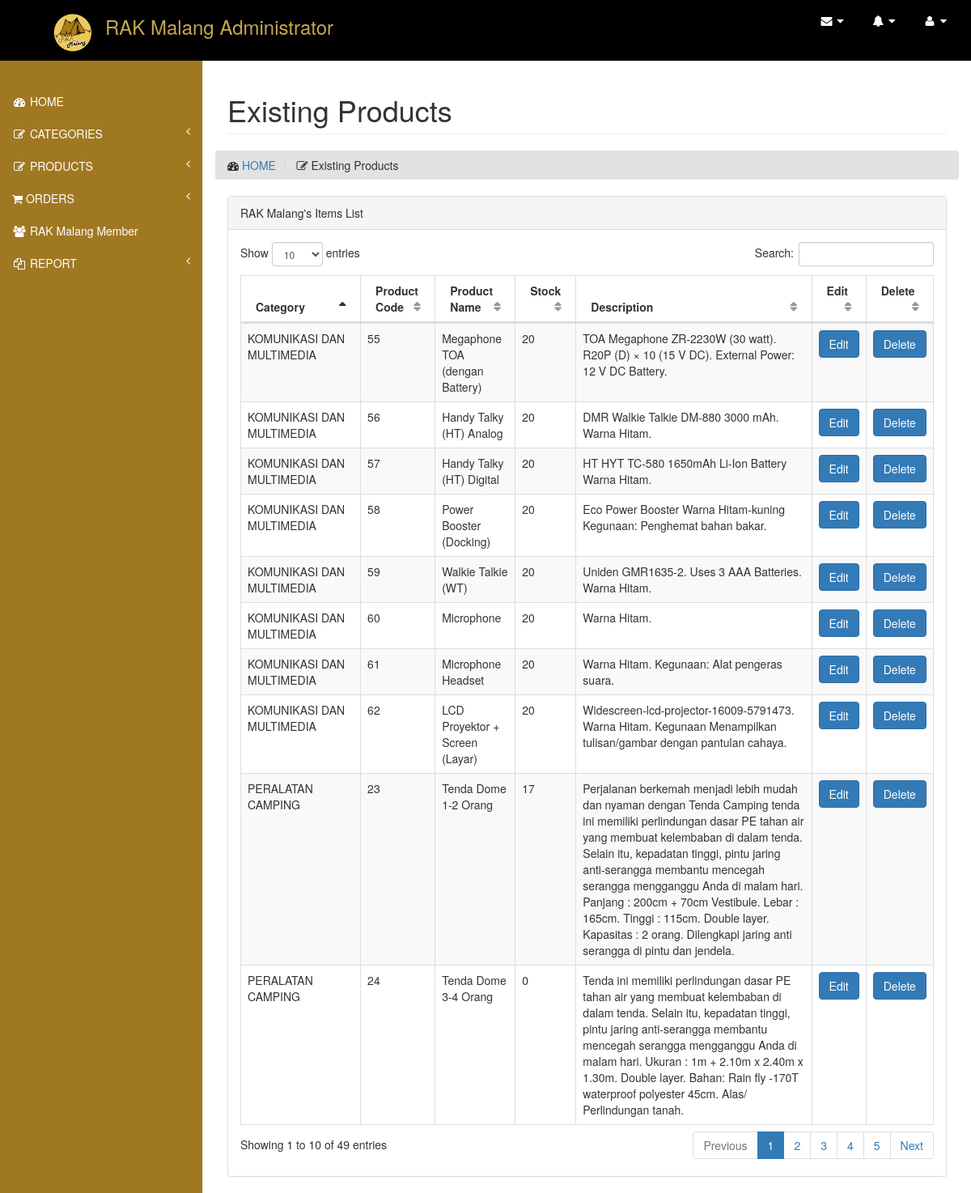
The page /index.php/productcontroll/existing_product on the database its author committed.
### tables this page shows
CREATE TABLE IF NOT EXISTS `product` (
  `id_product` int(11) NOT NULL,
  `id_kategori` int(11) DEFAULT NULL,
  `nama_product` varchar(255) DEFAULT NULL,
  `gambar` varchar(255) DEFAULT NULL,
  `harga_sewa` double DEFAULT NULL,
  `stok` int(11) DEFAULT NULL,
  `deskripsi` varchar(555) DEFAULT NULL
);

CREATE TABLE IF NOT EXISTS `kategori` (
  `id_kategori` int(11) NOT NULL,
  `nama_kategori` varchar(255) DEFAULT NULL,
  `deskripsi` varchar(300) DEFAULT NULL
);

### application/controllers/productcontroll.php (called while the page is built, shortened)
<?php
class productcontroll extends CI_Controller {
 public function __construct(){
		$this->load->model('ProductModel');
		$this->load->library('cart');
		$this->load->library('upload');
		$this->load->library('image_lib');
	}
 function existing_product(){
 		$data['product']= $this->ProductModel->getProductList();
 		$this->load->view('head-admin');
		$this->load->view('navbar-admin');
		$this->load->view('existing_product', $data);
		$this->load->view('js-admin');
 }
}

### index.php (called while the page is built, shortened)
<?php
require_once BASEPATH.'core/CodeIgniter.php';

### application/models/productModel.php (called while the page is built, shortened)
<?php
class ProductModel extends CI_Model{
	public function getProductList(){
		$query= $this->db->query("SELECT product.id_product, product.nama_product, kategori.nama_kategori, product.gambar, product.harga_sewa, product.stok, product.deskripsi
  		FROM product INNER JOIN kategori ON kategori.id_kategori= product.id_kategori;");
		return $query;
	}
}

### application/views/existing_product.php (the view, shortened to what this page needs)
<div id="page-wrapper">
            <div class="row">
            <div class="col-lg-12">
                <h1 class="page-header">Existing Products</h1>
            </div>
                <ol class="breadcrumb">
                     <li>
                            <i class="fa fa-dashboard"></i>  <a href="index.html">HOME</a>
                     </li>
                     <li>
                            <i class="fa fa-edit"></i> Existing Products
                     </li>
                 </ol>
            </div>
            <div class="row">
                <div class="col-lg-12">
                    <div class="panel panel-default">
                        <div class="panel-heading">
                            RAK Malang's Items List
                        </div>
                        <div class="panel-body">
                            <div class="dataTable_wrapper">
                                <table class="table table-striped table-bordered table-hover" id="dataTables-example">
                                    <thead>
                                        <tr>
                                            <th>Category</th>
                                            <th>Product Code</th>
                                            <th>Product Name</th>
                                            <th>Stock</th>
                                            <th>Description</th>
                                            <th>Edit</th>
                                            <th>Delete</th>
                                        </tr>
                                    </thead>
                                    <tbody>
                                        <?php foreach ($product->result() as $row) {
                                        ?>
                                        <tr class="odd gradeX">
                                            <td><?php echo $row->nama_kategori;?></td>
                                            <td><?php echo $row->id_product;?></td>
                                            <td><?php echo $row->nama_product;?></td>
                                            <td class="center"><?php echo $row->stok;?>
                                            </td>
                                            <td class="center"><?php echo $row->deskripsi;?>
                                            </td>
                                            <td>
                                                <a href="<?php echo site_url();?>productcontroll/edit_product?id_product=<?php echo $row->id_product;?>"><button class="btn btn-primary">Edit</button>
                                                </a>
                                            </td>
                                            <td>
                                                <a href="#" onClick="if(confirm('Anda yakin HAPUS data ini? ')){document.location='<?php echo base_url()?>productcontroll/hapus_product/<?php echo $row->id_product; ?>'}"><button class="btn btn-primary">Delete</button>
                                                </a>
                                            </td>
                                        </tr>
                                        <?php
                                        }?>
                                    </tbody>
                                </table>
                            </div>
                        </div>
                    </div>
                </div>
            </div>
        </div>

### assets/visitor/css/sb-admin-2.css (style rules this page uses)
body { background-color: #f8f8f8; }
#page-wrapper { padding: 0 15px; min-height: 568px; background-color: #fff; }
@media (min-width:768px) { #page-wrapper { position: inherit; margin: 0 0 0 250px; padding: 0 30px; border-left: 1px solid #e7e7e7; } }
.breadcrumb { background: #E2E2E2; margin-top: 12%; }
table.dataTable thead .sorting, table.dataTable thead .sorting_asc, table.dataTable thead .sorting_desc, table.dataTable thead .sorting_asc_disabled, table.dataTable thead .sorting_desc_disabled { background: 0 0; }
table.dataTable thead .sorting_asc:after { content: "\f0de"; float: right; font-family: fontawesome; }
table.dataTable thead .sorting:after { content: "\f0dc"; float: right; font-family: fontawesome; color: rgba(50,50,50,.5); }

### rows shown on the page
product: id_kategori.nama_kategori "PERALATAN CAMPING", id_product "23", nama_product "Tenda Dome 1-2 Orang", stok "17", deskripsi "Perjalanan berkemah menjadi lebih mudah dan nyaman dengan Tenda Camping tenda ini memiliki perlindungan dasar PE tahan air yang membuat kelembaban di dalam tenda. Selain itu, kepadatan tinggi, pintu jaring anti-serangga membantu mencegah serangga mengganggu Anda di malam hari. Panjang : 200cm + 70cm Vestibule. Lebar : 165cm. Tinggi : 115cm. Double layer. Kapasitas : 2 orang. Dilengkapi jaring anti serangga di pintu dan jendela."
product: id_kategori.nama_kategori "PERALATAN CAMPING", id_product "24", nama_product "Tenda Dome 3-4 Orang", stok "0", deskripsi "Tenda ini memiliki perlindungan dasar PE tahan air yang membuat kelembaban di dalam tenda. Selain itu, kepadatan tinggi, pintu jaring anti-serangga membantu mencegah serangga mengganggu Anda di malam hari. Ukuran : 1m + 2.10m x 2.40m x 1.30m. Double layer. Bahan: Rain fly -170T waterproof polyester 45cm. Alas/ Perlindungan tanah."
product: id_kategori.nama_kategori "KOMUNIKASI DAN MULTIMEDIA", id_product "55", nama_product "Megaphone TOA (dengan Battery)", stok "20", deskripsi "TOA Megaphone ZR-2230W (30 watt). R20P (D) × 10 (15 V DC). External Power: 12 V DC Battery."
product: id_kategori.nama_kategori "KOMUNIKASI DAN MULTIMEDIA", id_product "56", nama_product "Handy Talky (HT) Analog", stok "20", deskripsi "DMR Walkie Talkie DM-880 3000 mAh. Warna Hitam."
product: id_kategori.nama_kategori "KOMUNIKASI DAN MULTIMEDIA", id_product "57", nama_product "Handy Talky (HT) Digital", stok "20", deskripsi "HT HYT TC-580 1650mAh Li-Ion Battery Warna Hitam."
product: id_kategori.nama_kategori "KOMUNIKASI DAN MULTIMEDIA", id_product "58", nama_product "Power Booster (Docking)", stok "20", deskripsi "Eco Power Booster Warna Hitam-kuning Kegunaan: Penghemat bahan bakar."
product: id_kategori.nama_kategori "KOMUNIKASI DAN MULTIMEDIA", id_product "59", nama_product "Walkie Talkie (WT)", stok "20", deskripsi "Uniden GMR1635-2. Uses 3 AAA Batteries. Warna Hitam."
product: id_kategori.nama_kategori "KOMUNIKASI DAN MULTIMEDIA", id_product "60", nama_product "Microphone", stok "20", deskripsi "Warna Hitam."
product: id_kategori.nama_kategori "KOMUNIKASI DAN MULTIMEDIA", id_product "61", nama_product "Microphone Headset", stok "20", deskripsi "Warna Hitam. Kegunaan: Alat pengeras suara."
product: id_kategori.nama_kategori "KOMUNIKASI DAN MULTIMEDIA", id_product "62", nama_product "LCD Proyektor + Screen (Layar)", stok "20", deskripsi "Widescreen-lcd-projector-16009-5791473. Warna Hitam. Kegunaan Menampilkan tulisan/gambar dengan pantulan cahaya."
